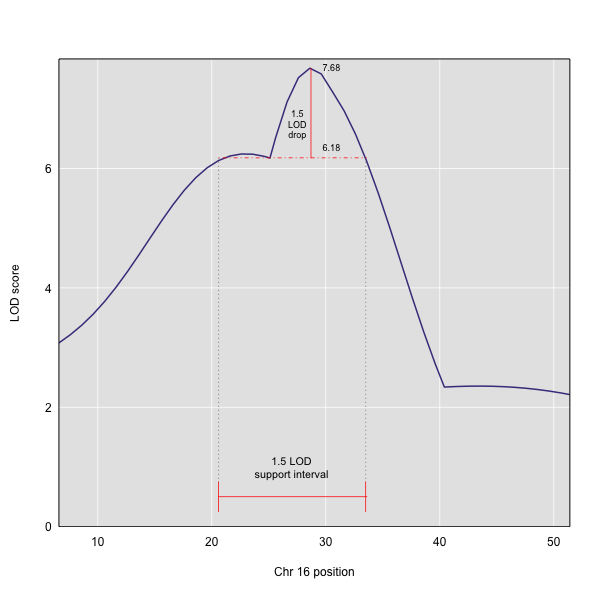

Write the R code that produced this figure.
library(qtl2)
iron <- read_cross2(file = system.file("extdata", "iron.zip", package="qtl2geno") )
map <- insert_pseudomarkers(map=iron$gmap, step=1)
pr <- calc_genoprob(cross=iron, map=map, error_prob=0.002)
Xcovar <- get_x_covar(iron)
out <- scan1(genoprobs = pr, pheno = iron$pheno, Xcovar=Xcovar)

png(filename = "lod-support.png", width = 600, height = 600)
plot_scan1(out, map = map, lodcolumn = "liver", chr = 16)
segments(x0 = 25, y0 = 6.18, x1 = 33.5, lty = 4, col = "red")
segments(x0 = 25, y0 = 0.5, x1 = 33.5, col = "red")
segments(x0 = 25, y0 = 0.25, y1 = 0.75, col = "red")
segments(x0 = 33.5, y0 = 0.25, y1 = 0.75, col = "red")
segments(x0 = 28.7, y0 = 7.68, y1 = 6.18, col = "red")
segments(x0 = 25, y0 = 6.18, y1 = 0.75, lty = 3, col = "pink4")
segments(x0 = 33.5, y0 = 6.18, y1 = 0.75, lty = 3, col = "pink4")
text(x = 19, y = 1, labels = "1.5 LOD\nsupport interval", cex = 0.9)
text(x = 27.5, y = 6.75, labels = "1.5\nLOD\ndrop", cex = 0.75)
text(x = 30.5, y = 7.7, labels = "7.68", cex = 0.75)
text(x = 30.5, y = 6.35, labels = "6.18", cex = 0.75)
dev.off()
